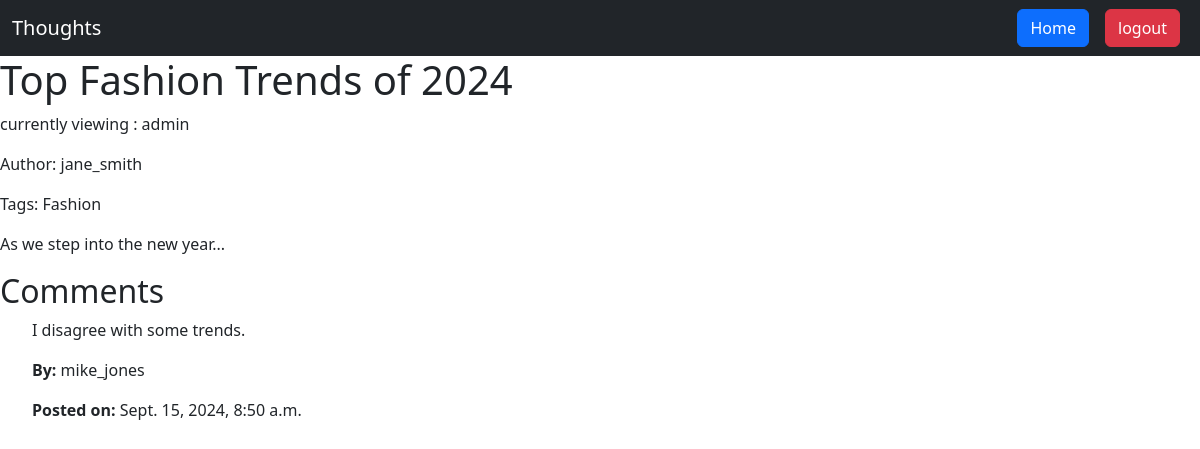
/article/detail/2 (signed in), run on the app's committed database.
### article/models.py (models this page shows, shortened)
class Article(models.Model):
    title = models.CharField(max_length=200, blank=False)
    content = models.TextField(blank=False)
    author = models.ForeignKey(User, on_delete=models.CASCADE)
    tags = models.ManyToManyField(
        Tag, related_name="articles", blank=True)
    created_at = models.DateTimeField(auto_now_add=True)

### tag/models.py (models this page shows, shortened)
class Tag(models.Model):
    name = models.CharField(max_length=50, unique=True)

### comment/models.py (models this page shows, shortened)
class Comment(models.Model):
    article = models.ForeignKey(Article, on_delete=models.CASCADE)
    comment = models.TextField()
    user = models.ForeignKey(User, on_delete=models.CASCADE)
    date = models.DateTimeField(auto_now_add=True)
    likes = models.IntegerField(default=0)
    dislikes = models.IntegerField(default=0)

### article/views.py (the view)
@login_required
def detail_article(request, id):
    article = get_object_or_404(Article, pk=id)
    return render(request, 'article/detail.html', {"article": article, "article_comments": Comment.objects.filter(article=id)})

### learn_django/templates/article/detail.html (shortened to what this page needs)
{% extends 'base.html' %}
{% block content %}
<h1>{{ article.title }}</h1>
<p>currently viewing : {{user}}</p>
<p>Author: {{ article.author.username }}</p>
<p>Tags: {% for tag in article.tags.all %} {{ tag.name }} {% if not forloop.last %}, {% endif %} {% endfor %}</p>
<p>{{ article.content }}</p>
{% include "comment/list.html" with comments=article_comments %}
{%endblock%}

### learn_django/templates/comment/list.html
<h2>Comments</h2>
{% if comments %}
    <ul>
        {% for comment in comments %}
            <div>
                <p>{{ comment.comment }}</p>
                <p><strong>By:</strong> {{ comment.user.username }}</p>
                <p><strong>Posted on:</strong> {{ comment.date }}</p>
            </div>
        {% endfor %}
    </ul>
{% else %}
    <p>No comments yet. Be the first to comment!</p>
{% endif %}

### data on the page
Article: title "Top Fashion Trends of 2024", author.username "jane_smith", content "As we step into the new year..."
Tag: name "Fashion"
Comment: comment "I disagree with some trends.", user.username "mike_jones", date "Sept. 15, 2024, 8:50 a.m."

### other printed values
{{ user }} "admin"
